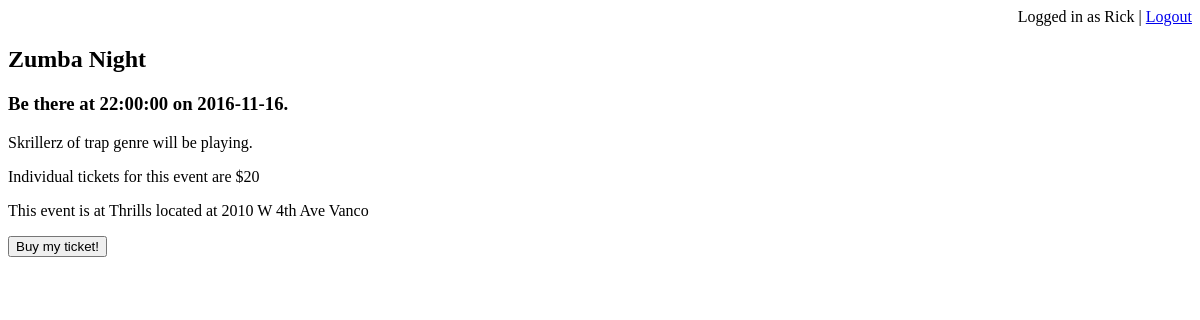
The app's page /event_page.php?evid=123 (signed in), older data.
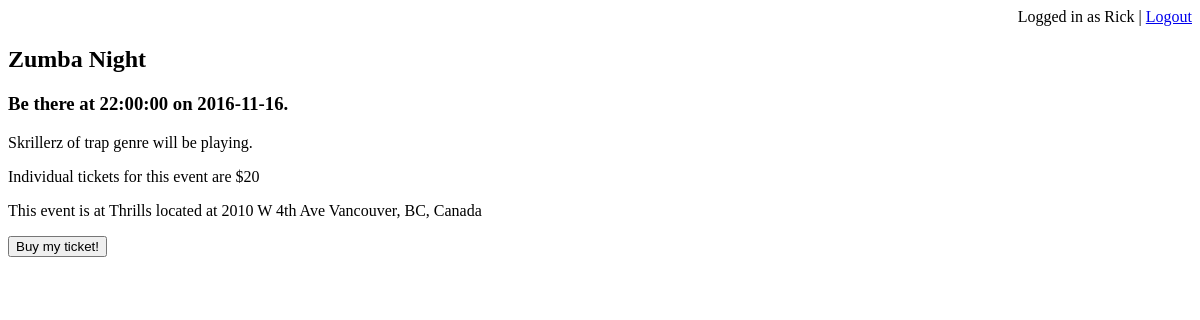
The same page, newer data.
### tables this page shows
CREATE TABLE `entertainment` (
  `enid` int(11) NOT NULL,
  `name` varchar(20) NOT NULL,
  `genre` varchar(20) DEFAULT NULL,
  `cost` double NOT NULL
);

CREATE TABLE `venue` (
  `branchID` int(11) NOT NULL,
  `name` varchar(20) NOT NULL,
  `address` varchar(64) NOT NULL,
  `capacity` int(11) DEFAULT NULL,
  `cover_charge` double DEFAULT NULL
);

CREATE TABLE `hostedevent` (
  `evid` int(11) NOT NULL,
  `name` varchar(20) NOT NULL,
  `date` date NOT NULL,
  `start_time` time NOT NULL,
  `branchID` int(11) DEFAULT NULL,
  `price` double NOT NULL
);

### event_page.php (the view, shortened to what this page needs)
<?php
if ( isset($_SESSION['user'])=="" ) {
    header("Location: index.php");
    exit;
  }
else
{
$username=$_SESSION['username'];
?><html>
<head>
</head>
<body>
<div style="text-align:right;">Logged in as <?php echo $username; ?> | <a href="http://localhost/304_project/logout.php">Logout</a></div>
<?php
$evid = $_GET['evid'];
$servername = "localhost";
$username = "root";
$password = NULL;
$databasename = 'Venue';
$conn = new mysqli($servername, $username, $password, $databasename);
$sql = "SELECT ev.name AS eventName, date, start_time, price, en.name AS enName, genre, v.name AS venueName, address, v.branchID AS branchID FROM `entertainment` en, `hostedevent` ev, `playsat` p, `venue` v WHERE ev.branchID = p.branchID AND ev.evid = p.evid AND en.enid = p.enid AND v.branchID = ev.branchID AND p.evid ='$evid'";
$result = $conn->query($sql);
if ($result->num_rows > 0) {
    while($row = $result->fetch_assoc()) {
        $eventName = $row["eventName"];
        $eventPrice = $row["price"];
        $date = $row["date"];
        $time = $row["start_time"];
        $enName = $row["enName"];
        $enGenre = $row["genre"];
        $venueName = $row["venueName"];
        $venueAddress = $row["address"];
        $branchID = $row["branchID"];
    }
} else {
    echo "0 results";
}
 ?>
<h2><?php echo $eventName;?> </h2>
<h3>Be there at <?php echo $time;?> on <?php echo $date;?>.</h3>
<p><?php echo $enName;?> of <?php echo $enGenre;?> genre will be playing.</p>
<p>Individual tickets for this event are $<?php echo $eventPrice;?></p>
<p>This event is at <?php echo $venueName;?> located at <?php echo $venueAddress;?></p>
<p><a href = "http://localhost/304_project/buy_ticket_confirmation.php?evid=<?php echo $evid; ?>&branchID=<?php echo $branchID; ?>"><button>Buy my ticket!</button></a></p>
</body>
</html>
<?php
}
?>

Row changes from the older to the newer data that the page shows:
changed through a linked row, entertainment "Skrillerz": venue.address "2010 W 4th Ave Vanco" → "2010 W 4th Ave Vancouver, BC, Canada"
